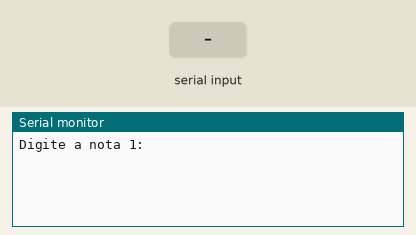
The sketch below on a simulated Arduino Uno, built with avr-gcc and run on an emulated ATmega328P. On the bench: the last lines printed to the serial monitor. The test bench sets the inputs (shaded band).

Above: at 2.2 s.
2.3 s: "90,45\n" received over Serial
At 3.1 s:
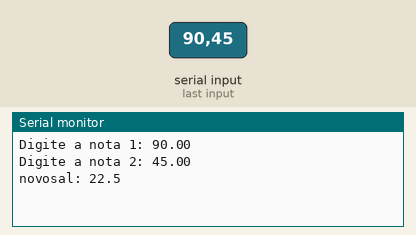
3.8 s: "30,150\n" received over Serial
At 5.3 s:
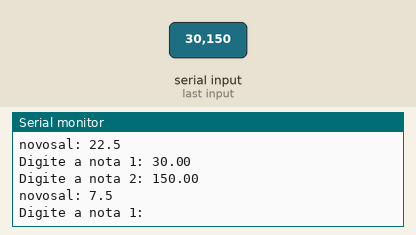

Measured:
- after the input at 2.3 s, the serial monitor: prints a new line at once (image 1)
- after the input at 3.8 s, the serial monitor: prints a new line at once (image 2)

The sketch:

sketch_mar4a.ino
```cpp
  /*Declaração das variáveis /
numéros Reais*/
float sal, novosal, NUMERICO;

void setup() {
  //Inicia a comunicação com o Serial Monitor
  Serial.begin(9600);

  delay(1000);  //Espera estratégica
   }

void loop() {

  Serial.print("Digite a nota 1: ");
  // Lê o valor do serial e guarda na variável nota1
  sal = aguardaEntradaNumerica();
  Serial.println(sal);

  Serial.print("Digite a nota 2: ");
  novosal = aguardaEntradaNumerica();
  Serial.println(novosal);

  //Cálculo da média ponderada:
  novosal = (sal = sal * 25/100);
  //Exibe o valor da média calculada
  Serial.print("novosal: ");
  Serial.println(novosal, 1);
  delay(1000);
}

//criando uma função chamada
float aguardaEntradaNumerica() {
  while (!Serial.available()){
    //Aguarda até que um valor seja digitado
  }

  //Verifica se a entrada é numérica ou ponto
  while (!isdigit(Serial.peek()) && Serial.peek() != '.'){
    //descarta a entrada não numerica
    Serial.read();
    while (Serial.available() == 0); {
      //Aguarda a nova entrada do usuario
    }
  }

  //retornar o valor digitado no serial em tipo float
  return Serial.parseFloat();
}
```
